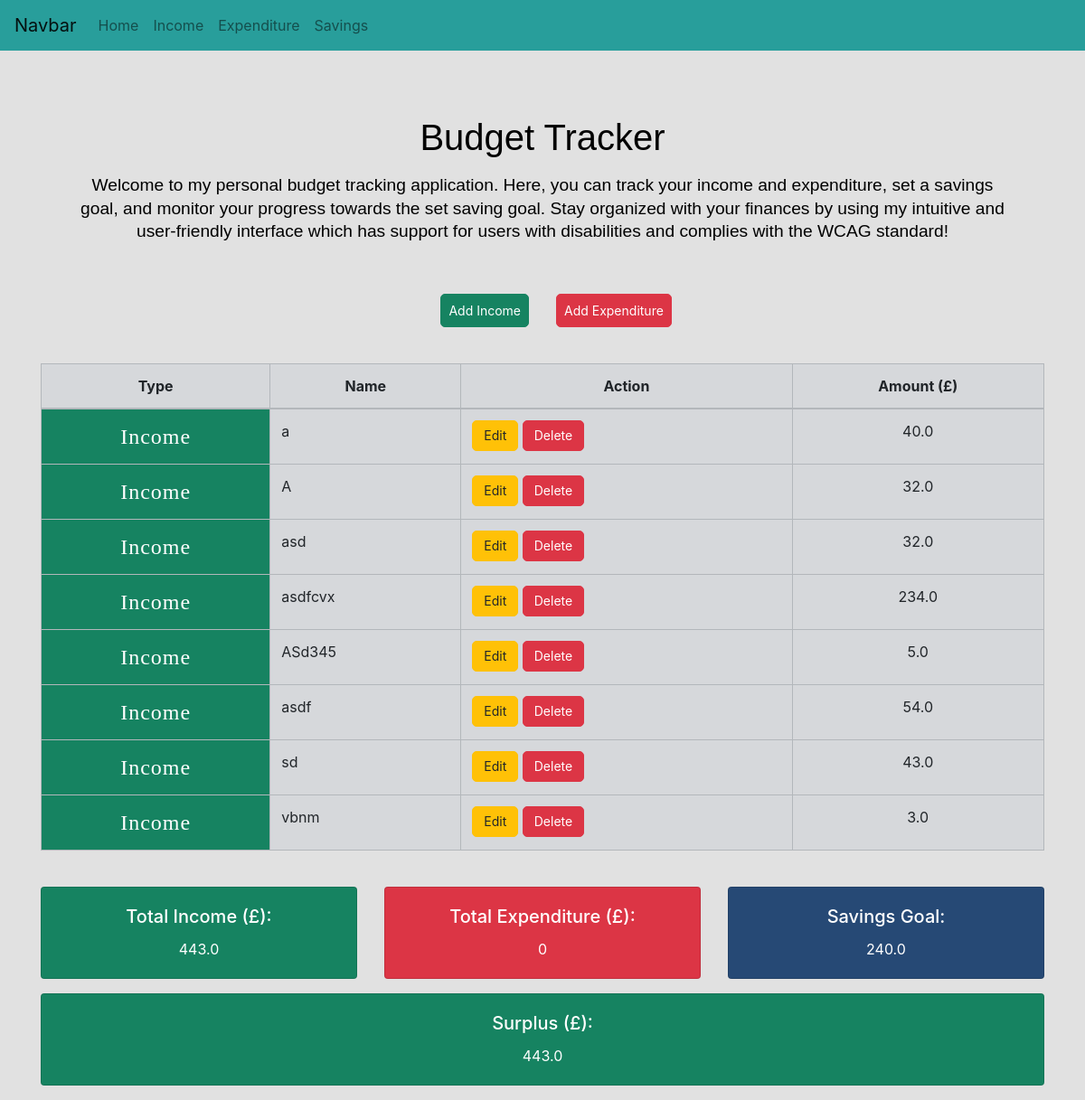
The page / on the database its author committed.
### app/models.py (models this page shows)
class Income(db.Model):
    id = db.Column(db.Integer, primary_key=True)
    name = db.Column(db.String(500), index=True, unique=True)
    amount = db.Column(db.Float)
    date_created = db.Column(db.DateTime, default=datetime.utcnow)

class Savings(db.Model):
    id = db.Column(db.Integer, primary_key=True)
    name = db.Column(db.String(500))
    goal_amount = db.Column(db.Float)
    date_created = db.Column(db.DateTime, default=datetime.utcnow)

### app/views.py (the view)
@app.route('/', methods=['GET', 'POST'])
def index():
    income_entries = models.Income.query.all()
    expenditure_entries = models.Expenditure.query.all()
    total_income = sum(entry.amount for entry in income_entries)
    total_expenditure = sum(entry.amount for entry in expenditure_entries)
    total_difference = total_income - total_expenditure
    income_and_expenditure = income_entries + expenditure_entries
    savingsGoal = models.Savings.query.limit(1).all()
    income_and_expenditure.sort(key=lambda x: x.date_created)
    return render_template('index.html',
                           title='Home Page',
                           income_and_expenditure=income_and_expenditure,
                           total_income=total_income,
                           total_expenditure=total_expenditure,
                           total_difference=total_difference,
                           savingsGoal=savingsGoal)

### app/templates/index.html (shortened to what this page needs)
{% extends "base.html" %}
{% block content %}
<div class="container">
    <div class="main">
        <h1 class="text-center mb-4">Budget Tracker</h1>
        <p class="text-center">Welcome to my personal budget tracking application.
            Here, you can track your income and expenditure, set a savings goal,
            and monitor your progress towards the set saving goal.
            Stay organized with your finances by using my intuitive and user-friendly interface which
            has support for users with disabilities and complies with the WCAG standard!</p>
    </div>
    <div>
        <div class="row mb-3">
            <div class="col-6">
                <a href="/income" class="btn btn-success float-md-right p-2 display-1" role="button" aria-pressed="true">Add Income</a>
            </div>
            <div class="col-6">
                <a href="/expenditure" class="btn btn-danger  p-2" role="button" aria-pressed="true">Add Expenditure</a>
            </div>
        </div>
    </div>
    <br>
        {% if income_and_expenditure %}
            <table class="table table-bordered table-secondary">
                <thead>
                    <tr class="text-center">
                        <th scope="col">Type</th>
                        <th scope="col">Name</th>
                        <th scope="col">Action</th>
                        <th scope="col">Amount (£)</th>
                    </tr>
                </thead>
                <tbody>
                    {% for result in income_and_expenditure %}
                        {% if result.__tablename__ == 'income' %}
                            <tr>
                                <th scope="row" class="income">Income</th>
                                <td>{{ result.name }}</td>
                                <td>
                                    <a href="{{ url_for('update_entry', entry_type='income', id=result.id) }}" class="btn btn-warning">Edit</a>
                                    <a href="{{ url_for('delete_entry', entry_type='income', id=result.id) }}" class="btn btn-danger">Delete</a>
                                </td>
                                <td class="text-center">{{ result.amount }}</td>
                            </tr>
                        {% endif %}
                    {% endfor %}
                </tbody>
            </table>
        {% endif %}
    <br>
    <div class="row">
        <div class="col-sm text-center">
            <div class="card text-white bg-success mb-3" >
                <div class="card-body">
                    <h5 class="card-title">Total Income (£):</h5>
                    <p class="card-text">
                        {{ total_income }}
                    </p>
                </div>
            </div>
        </div>
        <div class="col-sm text-center">
            <div class="card text-white bg-danger mb-3">
                <div class="card-body">
                    <h5 class="card-title">Total Expenditure (£):</h5>
                    <p class="card-text">
                        {{ total_expenditure }}
                    </p>
                </div>
            </div>
        </div>
        {% if savingsGoal %}
            <div class="col-sm text-center">
                <div class="card text-white bg-info mb-3">
                    <div class="card-body">
                        <h5 class="card-title">Savings Goal:</h5>
                        <p class="card-text">{{ savingsGoal[0].goal_amount }}</p>
                    </div>
                </div>
            </div>
        {% endif %}
    </div>
    <div class="row">
        <div class="col text-center">
            <div class="card text-white
            {% if total_difference < 0 %}
             bg-danger
            {% elif total_difference > 0 %}
            bg-success
            {% else %}
            bg-info
            {% endif %} mb-3">
                <div class="card-body">
                    <h5 class="card-title">
                        {% if total_difference < 0 %}
                            Deficit
                        {% else %}
                            Surplus
                        {% endif %}
                        (£):
                    </h5>
                    <p class="card-text">
                        {% if total_difference < 0 %}
                            {{ total_difference * -1 }}
                        {% else %}
                            {{ total_difference }}
                        {% endif %}
                    </p>
                </div>
            </div>
        </div>
    </div>
</div>
{% endblock %}

### app/static/style.css (style rules this page uses)
body { background-color: rgb(225, 225, 225); }
.container { padding-top: 40px; margin: auto; }
.income { background-color: #168361; color: white; font-family: Gill Sans, Verdana; font-size: 24px; letter-spacing: 1px; font-weight: 350; text-align: center; }
.btn { border-radius: 5px; padding: 6px 12px; font-size: 14px; line-height: 1.4; }
.btn-success { background-color: #168361; color: white; border-color: #168361; }
.btn-danger { background-color: #DC3545; color: white; border-color: #DC3545; }
.bg-success { background-color: #168361 !important; }
.bg-info { background-color: #264975 !important; }
.main { color:black; font-size: 24px; padding: 40px; }
.main > h1 { font-family: Arial, sans-serif; font-size: 2.5rem; line-height: 2rem; }
.main > p { font-family: Arial, sans-serif; font-size: 1.2rem; line-height: 1.6rem; }

### rows shown on the page
Income: name "a", amount "40.0"
Income: name "A", amount "32.0"
Income: name "asd", amount "32.0"
Income: name "asdfcvx", amount "234.0"
Income: name "ASd345", amount "5.0"
Income: name "asdf", amount "54.0"
Income: name "sd", amount "43.0"
Income: name "vbnm", amount "3.0"
Savings: goal_amount "240.0"

### other values the page prints
{{ total_income }} "443.0"
{{ total_expenditure }} "0"
{{ total_difference }} "443.0"
